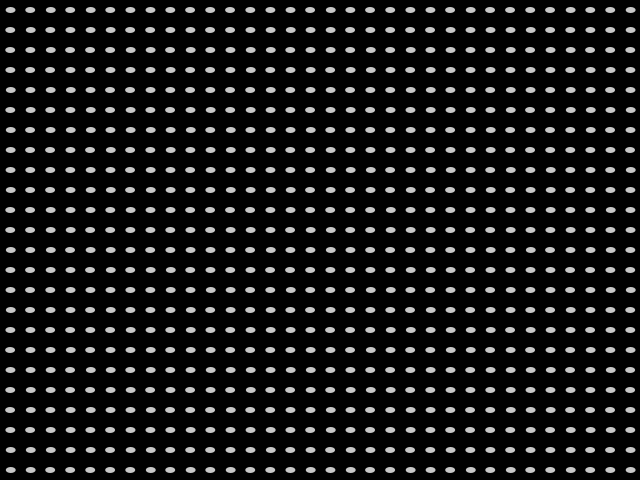
Frame 1 (no input)
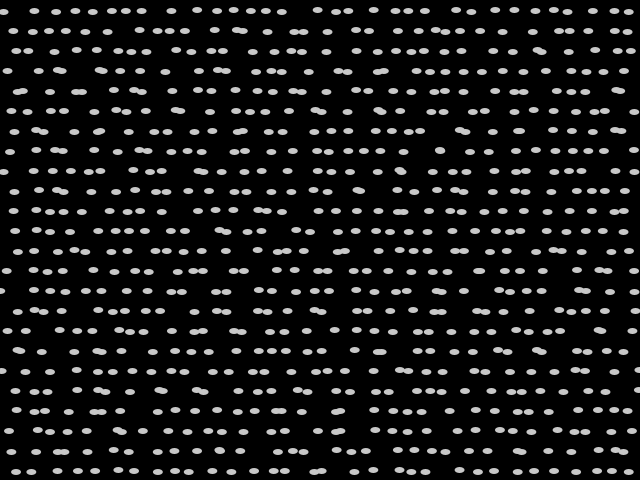
Frame 60 (the mouse pressed at the canvas centre just before this capture)
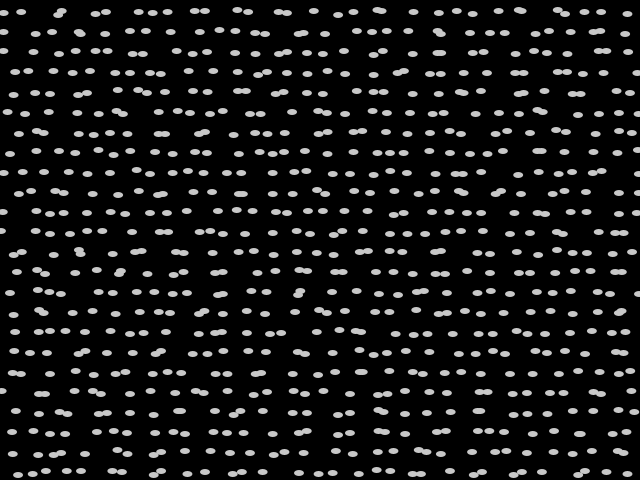
Frame 120 (the mouse held since frame 60 and released just before this capture)

The Processing sketch that drew these frames (run headless with seeded random() and noise(); from frame 60 on, the mouse is pressed at the canvas centre):

// Processing sketch: processing_107834
// ── processing_107834.pde

/**
 * Array Objects. 
 * 
 * Demonstrates the syntax for creating an array of custom objects. 
 */

int unit = 20;
int count;
Module[] mods;

void setup() {
  size(640, 480);
  noStroke();
  int wideCount = width / unit;
  int highCount = height / unit;
  count = wideCount * highCount;
  mods = new Module[count];

  int index = 0;
  for (int y = 0; y < highCount; y++) {
    for (int x = 0; x < wideCount; x++) {
      mods[index++] = new Module(x*unit, y*unit, unit/2, unit/2, random(0.05, 0.8), unit);
    }
  }
}

void draw() {
  background(0);
  for (int i = 0; i < count; i++) {
    mods[i].update();
    mods[i].draw();
  }
}

class Module {
  int xOffset;
  int yOffset;
  float x, y;
  int unit;
  int xDirection = 1;
  int yDirection = 1;
  float speed; 
  
  // Contructor
  Module(int xOffsetTemp, int yOffsetTemp, int xTemp, int yTemp, float speedTemp, int tempUnit) {
    xOffset = xOffsetTemp;
    yOffset = yOffsetTemp;
    x = xTemp;
    y = yTemp;
    speed = speedTemp;
    unit = tempUnit;
  }
  
  // Custom method for updating the variables
  void update() {
    x = x + (speed * xDirection);
    if (x >= unit || x <= 0) {
      xDirection *= -1;
      x = x + (1 * xDirection);
      y = y + (1 * yDirection);
    }
    if (y >= unit || y <= 0) {
      yDirection *= -1;
      y = y + (1 * yDirection);
    }
  }
  
  // Custom method for drawing the object
  void draw() {
    fill(200);
    ellipse(xOffset + x, yOffset + y, 10, 6);
  }
}
